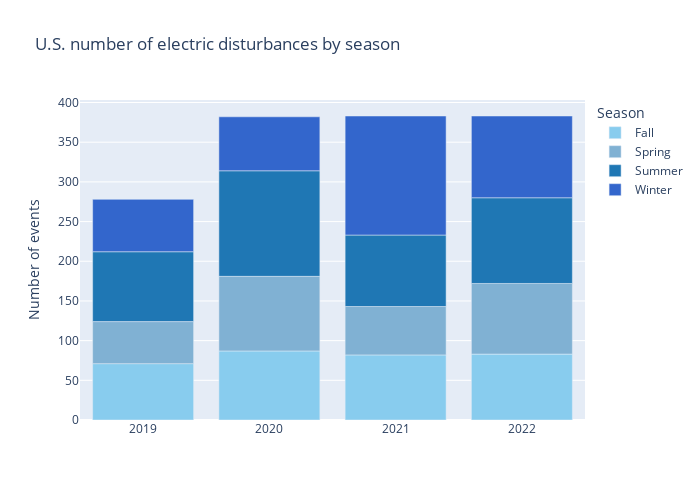

The notebook cell this image was saved under:
### Markdown cell above
### What is the number of disturbances by season each year?

### Code cell
#Spring - March to May.
#Summer - June to August.
#Autumn - September to November.
#Winter - December to February.

#creating a temporary dataframe
df_temp_season = df.copy()

# categorizing every month according to its season
cat_mapping = {
    'March':'Spring',
    'April':'Spring',
    'May':'Spring',
    'June':'Summer',
    'July':'Summer',
    'August':'Summer',
    'September':'Fall',
    'October':'Fall',
    'November':'Fall',
    'December':'Winter',
    'January':'Winter',
    'February':'Winter'
}

# creting a column 'Season'
df_temp_season['Season'] = df_temp_season['Month'].map(cat_mapping)

# grouping by year/season and counting the number of events using the 'Area_Affected' column
df_temp_season = df_temp_season.groupby(['Year','Season'], as_index=False)['Area_Affected'] \
                               .agg('count')

# stacked bar plot 
fig = px.bar(df_temp_season,
             x='Year',
             y='Area_Affected',
             color='Season',
             color_discrete_sequence=[px.colors.qualitative.Safe[0],
                                      px.colors.qualitative.Set3[4],
                                      px.colors.qualitative.D3[0],
                                      px.colors.qualitative.G10[0],],
             title='U.S. number of electric disturbances by season',
             width=700,
             height=500,
             labels={
                 'Year' : ' ',
                 'Area_Affected': 'Number of events'}
             )
fig.show()

### Figure 1 — Plotly figure (JSON) as saved in the notebook; plotly's stock layout.template omitted (floating-point values rounded to 4 significant figures)
{"data": [{"alignmentgroup": "True", "hovertemplate": "Season=Fall<br> =%{x}<br>Number of events=%{y}<extra></extra>", "legendgroup": "Fall", "marker": {"color": "rgb(136, 204, 238)", "pattern": {"shape": ""}}, "name": "Fall", "offsetgroup": "Fall", "orientation": "v", "showlegend": true, "textposition": "auto", "type": "bar", "x": [2019, 2020, 2021, 2022], "xaxis": "x", "y": [71, 87, 82, 83], "yaxis": "y"}, {"alignmentgroup": "True", "hovertemplate": "Season=Spring<br> =%{x}<br>Number of events=%{y}<extra></extra>", "legendgroup": "Spring", "marker": {"color": "rgb(128,177,211)", "pattern": {"shape": ""}}, "name": "Spring", "offsetgroup": "Spring", "orientation": "v", "showlegend": true, "textposition": "auto", "type": "bar", "x": [2019, 2020, 2021, 2022], "xaxis": "x", "y": [53, 94, 61, 89], "yaxis": "y"}, {"alignmentgroup": "True", "hovertemplate": "Season=Summer<br> =%{x}<br>Number of events=%{y}<extra></extra>", "legendgroup": "Summer", "marker": {"color": "#1F77B4", "pattern": {"shape": ""}}, "name": "Summer", "offsetgroup": "Summer", "orientation": "v", "showlegend": true, "textposition": "auto", "type": "bar", "x": [2019, 2020, 2021, 2022], "xaxis": "x", "y": [88, 133, 90, 108], "yaxis": "y"}, {"alignmentgroup": "True", "hovertemplate": "Season=Winter<br> =%{x}<br>Number of events=%{y}<extra></extra>", "legendgroup": "Winter", "marker": {"color": "#3366CC", "pattern": {"shape": ""}}, "name": "Winter", "offsetgroup": "Winter", "orientation": "v", "showlegend": true, "textposition": "auto", "type": "bar", "x": [2019, 2020, 2021, 2022], "xaxis": "x", "y": [66, 68, 150, 103], "yaxis": "y"}], "layout": {"barmode": "relative", "height": 500, "legend": {"title": {"text": "Season"}, "tracegroupgap": 0}, "title": {"text": "U.S. number of electric disturbances by season"}, "width": 700, "xaxis": {"anchor": "y", "domain": [0, 1], "title": {"text": " "}}, "yaxis": {"anchor": "x", "domain": [0, 1], "title": {"text": "Number of events"}}}}
